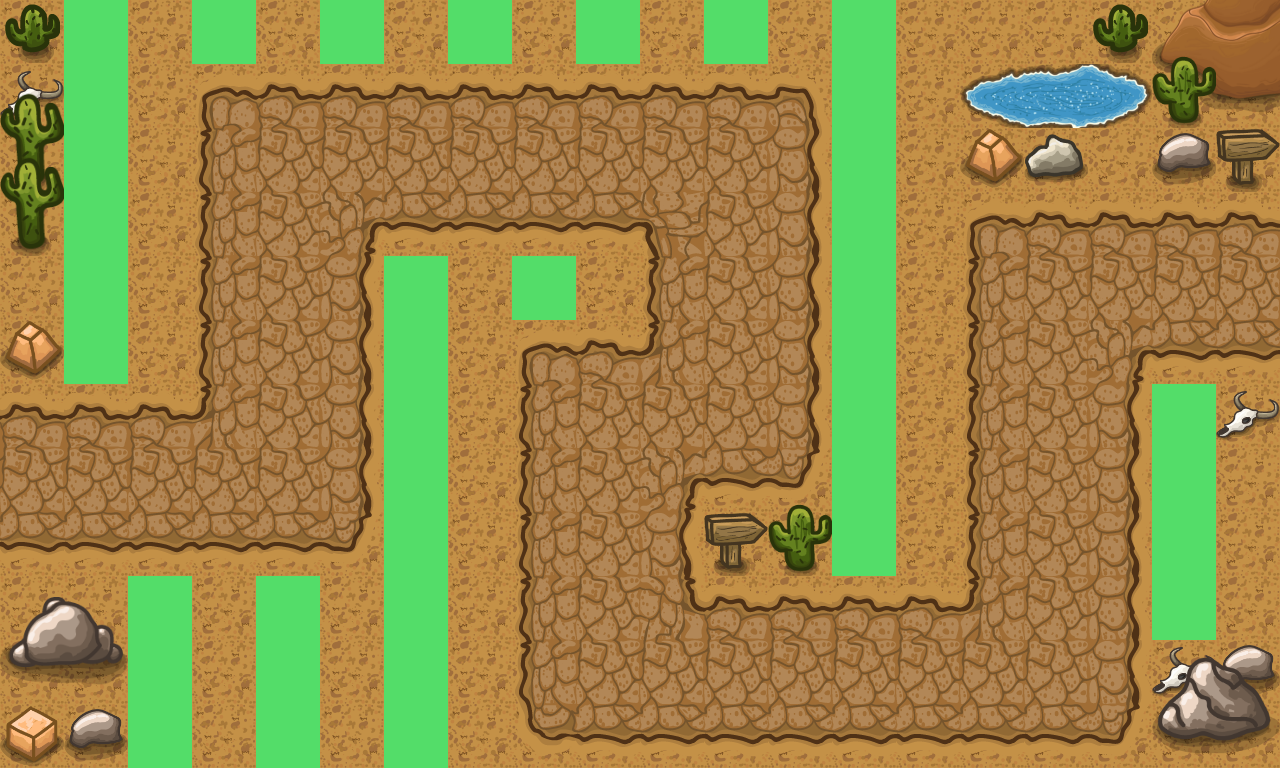

Tiled map render using the project's own tile images. Description and the whole map definition, tile-layer contents included, below:
An orthogonal 20x12 tile map with 64x64 px tiles, 6 tile layers (Dirt, Path, Details1, Details2, ...) and 1 object.

<map version="1.10" tiledversion="1.10.2" orientation="orthogonal" renderorder="right-down" width="20" height="12" tilewidth="64" tileheight="64" infinite="0" nextlayerid="11" nextobjectid="8">
 <editorsettings>
  <export target="../../../../../../../Downloads/towerDefense.js" format="js" />
 </editorsettings>
 <tileset firstgid="1" source="tileset.tsx" />
 <layer id="1" name="Dirt" width="20" height="12">
  <data encoding="csv">
16,16,16,16,16,16,16,16,16,16,16,16,16,16,16,16,16,16,16,16,
16,16,16,16,16,16,16,16,16,16,16,16,16,16,16,16,16,16,16,16,
16,16,16,16,16,16,16,16,16,16,16,16,16,16,16,16,16,16,16,16,
16,16,16,16,16,16,16,16,16,16,16,16,16,16,16,16,16,16,16,16,
16,16,16,16,16,16,16,16,16,16,16,16,16,16,16,16,16,16,16,16,
16,16,16,16,16,16,16,16,16,16,16,16,16,16,16,16,16,16,16,16,
16,16,16,16,16,16,16,16,16,16,16,16,16,16,16,16,16,16,16,16,
16,16,16,16,16,16,16,16,16,16,16,16,16,16,16,16,16,16,16,16,
16,16,16,16,16,16,16,16,16,16,16,16,16,16,16,16,16,16,16,16,
16,16,16,16,16,16,16,16,16,16,16,16,16,16,16,16,16,16,16,16,
16,16,16,16,16,16,16,16,16,16,16,16,16,16,16,16,16,16,16,16,
16,16,16,16,16,16,16,16,16,16,16,16,16,16,16,16,16,16,16,16
</data>
 </layer>
 <layer id="3" name="Path" width="20" height="12">
  <data encoding="csv">
0,0,0,0,0,0,0,0,0,0,0,0,0,0,0,0,0,0,127,128,
0,0,0,4,5,5,5,5,5,5,5,5,6,0,0,133,134,135,141,142,
0,0,0,18,19,19,19,19,19,19,19,19,20,0,0,44,0,0,0,0,
0,0,0,18,19,22,33,33,33,33,21,19,20,0,0,4,5,5,5,5,
0,0,0,18,19,20,0,0,0,0,18,19,20,0,0,18,19,19,19,19,
0,0,0,18,19,20,0,0,4,5,7,19,20,0,0,18,19,22,33,33,
5,5,5,7,19,20,0,0,18,19,19,19,20,0,0,18,19,20,0,0,
19,19,19,19,19,20,0,0,18,19,22,33,34,0,0,18,19,20,0,0,
33,33,33,33,33,34,0,0,18,19,20,0,0,0,0,18,19,20,0,0,
0,0,0,0,0,0,0,0,18,19,8,5,5,5,5,7,19,20,0,0,
0,0,0,0,0,0,0,0,18,19,19,19,19,19,19,19,19,20,48,46,
0,0,0,0,0,0,0,0,32,33,33,33,33,33,33,33,33,34,0,0
</data>
 </layer>
 <layer id="4" name="Details1" width="20" height="12">
  <data encoding="csv">
49,0,0,0,0,0,0,0,0,0,0,0,0,0,0,0,0,0,58,0,
48,0,0,0,0,0,0,0,0,0,0,0,0,0,0,0,0,0,72,0,
16,0,0,0,0,0,0,0,0,0,0,0,0,0,0,0,0,0,0,47,
0,0,0,0,0,0,0,0,0,0,0,0,0,0,0,0,0,0,0,0,
0,0,0,0,0,0,0,0,0,0,0,0,0,0,0,0,0,0,0,0,
44,0,0,0,0,0,0,0,0,0,0,0,0,0,0,0,0,0,0,0,
0,0,0,0,0,0,0,0,0,0,0,0,0,0,0,0,0,0,0,48,
0,0,0,0,0,0,0,0,0,0,0,0,58,0,0,0,0,0,0,0,
0,0,0,0,0,0,0,0,0,0,0,0,72,0,0,0,0,0,0,0,
0,0,0,0,0,0,0,0,0,0,0,0,0,0,0,0,0,0,0,0,
0,0,0,0,0,0,0,0,0,0,0,0,0,0,0,0,0,0,87,88,
0,0,0,0,0,0,0,0,0,0,0,0,0,0,0,0,0,0,101,102
</data>
 </layer>
 <layer id="5" name="Details2" width="20" height="12">
  <data encoding="csv">
0,0,0,0,0,0,0,0,0,0,0,0,0,0,0,0,0,49,0,0,
57,0,0,0,0,0,0,0,0,0,0,0,0,0,0,0,0,0,0,0,
71,0,0,0,0,0,0,0,0,0,0,0,0,0,0,0,43,0,46,0,
0,0,0,0,0,0,0,0,0,0,0,0,0,0,0,0,0,0,0,0,
0,0,0,0,0,0,0,0,0,0,0,0,0,0,0,0,0,0,0,0,
0,0,0,0,0,0,0,0,0,0,0,0,0,0,0,0,0,0,0,0,
0,0,0,0,0,0,0,0,0,0,0,0,0,0,0,0,0,0,0,0,
0,0,0,0,0,0,0,0,0,0,0,0,0,0,0,0,0,0,0,0,
0,0,0,0,0,0,0,0,0,0,0,47,0,0,0,0,0,0,0,0,
0,0,0,0,0,0,0,0,0,0,0,0,0,0,0,0,0,0,0,0,
0,0,0,0,0,0,0,0,0,0,0,0,0,0,0,0,0,0,0,0,
0,0,0,0,0,0,0,0,0,0,0,0,0,0,0,0,0,0,0,0
</data>
 </layer>
 <layer id="6" name="Details3" width="20" height="12">
  <data encoding="csv">
0,0,0,0,0,0,0,0,0,0,0,0,0,0,0,0,0,0,0,0,
0,0,0,0,0,0,0,0,0,0,0,0,0,0,0,0,0,0,0,0,
57,0,0,0,0,0,0,0,0,0,0,0,0,0,0,0,0,0,0,0,
71,0,0,0,0,0,0,0,0,0,0,0,0,0,0,0,0,0,0,0,
0,0,0,0,0,0,0,0,0,0,0,0,0,0,0,0,0,0,0,0,
0,0,0,0,0,0,0,0,0,0,0,0,0,0,0,0,0,0,0,0,
0,0,0,0,0,0,0,0,0,0,0,0,0,0,0,0,0,0,0,0,
0,0,0,0,0,0,0,0,0,0,0,0,0,0,0,0,0,0,0,0,
0,0,0,0,0,0,0,0,0,0,0,0,0,0,0,0,0,0,0,0,
93,94,0,0,0,0,0,0,0,0,0,0,0,0,0,0,0,0,0,0,
107,108,0,0,0,0,0,0,0,0,0,0,0,0,0,0,0,0,0,0,
45,46,0,0,0,0,0,0,0,0,0,0,0,0,0,0,0,0,0,0
</data>
 </layer>
 <objectgroup id="9" name="Pathing">
  <object id="7" x="-5.33333" y="12">
   <polyline points="0,0 -150.667,458.667 -100,466.667 292,473.333 289.333,148 737.333,148 736,400 610.667,404 608,662.667 1061.33,666.667 1062.67,280 1300,270.667 1547.33,264 1443.33,522" />
  </object>
 </objectgroup>
 <layer id="10" name="Placement Tiles" width="20" height="12">
  <data encoding="csv">
0,14,0,14,0,14,0,14,0,14,0,14,0,14,0,0,0,0,0,0,
0,14,0,0,0,0,0,0,0,0,0,0,0,14,0,0,0,0,0,0,
0,14,0,0,0,0,0,0,0,0,0,0,0,14,0,0,0,0,0,0,
0,14,0,0,0,0,0,0,0,0,0,0,0,14,0,0,0,0,0,0,
0,14,0,0,0,0,14,0,14,0,0,0,0,14,0,0,0,0,0,0,
0,14,0,0,0,0,14,0,0,0,0,0,0,14,0,0,0,0,0,0,
0,0,0,0,0,0,14,0,0,0,0,0,0,14,0,0,0,0,14,0,
0,0,0,0,0,0,14,0,0,0,0,0,0,14,0,0,0,0,14,0,
0,0,0,0,0,0,14,0,0,0,0,0,0,14,0,0,0,0,14,0,
0,0,14,0,14,0,14,0,0,0,0,0,0,0,0,0,0,0,14,0,
0,0,14,0,14,0,14,0,0,0,0,0,0,0,0,0,0,0,0,0,
0,0,14,0,14,0,14,0,0,0,0,0,0,0,0,0,0,0,0,0
</data>
 </layer>
</map>
